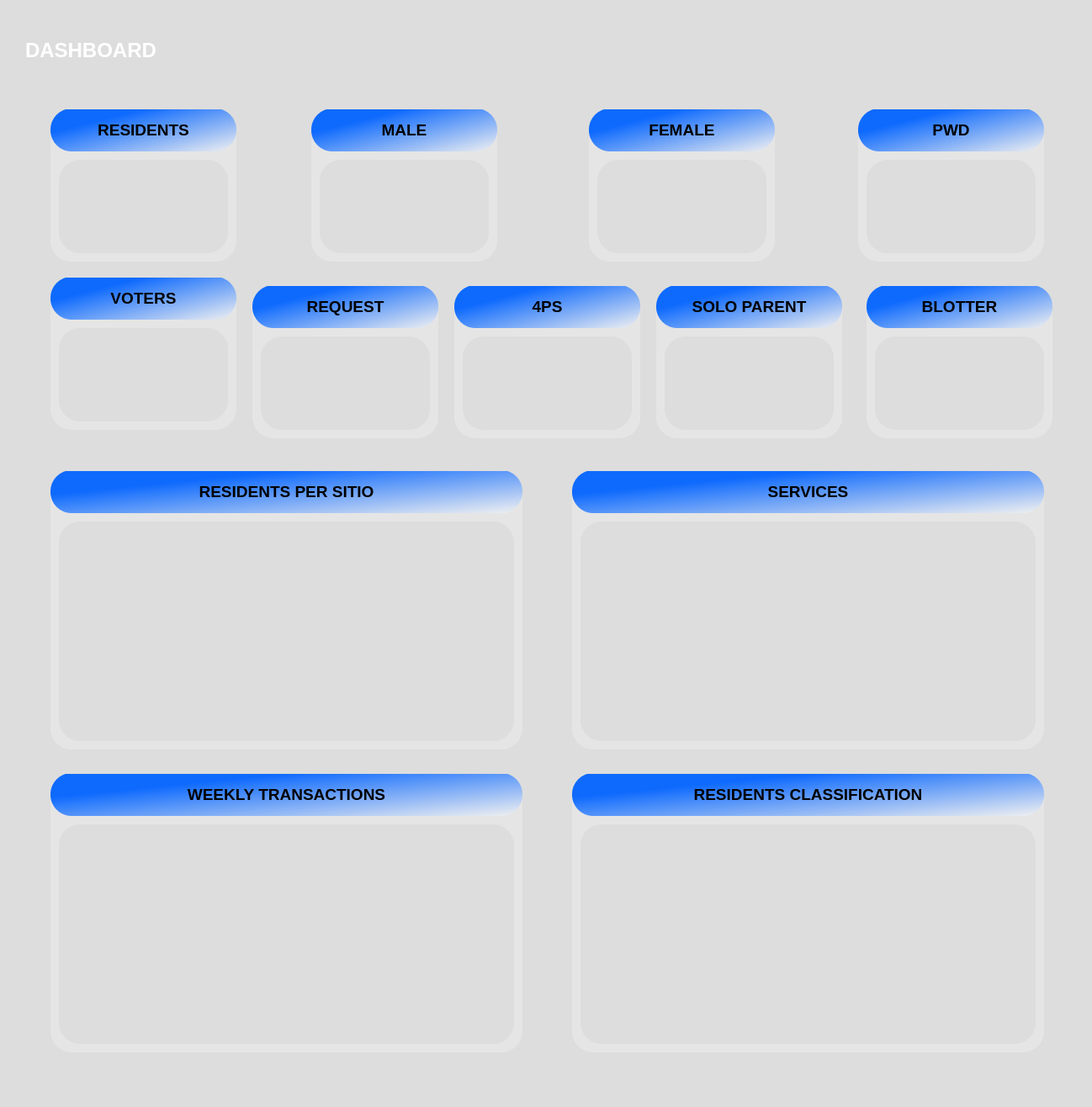
<?xml version="1.0" encoding="UTF-8"?>
<ui version="4.0">
 <class>BarangayDashboard</class>
 <widget class="QWidget" name="BarangayDashboard">
  <property name="geometry">
   <rect>
    <x>0</x>
    <y>0</y>
    <width>1298</width>
    <height>1316</height>
   </rect>
  </property>
  <property name="windowTitle">
   <string>Barangay Admin Dashboard</string>
  </property>
  <property name="styleSheet">
   <string notr="true">background-color: rgb(255, 255, 255);
background-color: rgb(221, 221, 221);</string>
  </property>
  <widget class="QFrame" name="frame">
   <property name="geometry">
    <rect>
     <x>30</x>
     <y>20</y>
     <width>1241</width>
     <height>1271</height>
    </rect>
   </property>
   <property name="styleSheet">
    <string notr="true">border-radius: 25px;</string>
   </property>
   <property name="frameShape">
    <enum>QFrame::NoFrame</enum>
   </property>
   <widget class="QLabel" name="label_3">
    <property name="geometry">
     <rect>
      <x>0</x>
      <y>0</y>
      <width>1211</width>
      <height>81</height>
     </rect>
    </property>
    <property name="styleSheet">
     <string notr="true">QLabel {
    background: qlineargradient(
        spread:pad,
        x1:0, y1:0,
        x2:0, y2:1,
        stop:0 #0d47a1,
        stop:1 #1976d2
    );
    border-radius: 0px;
}

QLabel {
    color: white;
    font-weight: bold;
}</string>
    </property>
    <property name="text">
     <string>&lt;html&gt;&lt;head/&gt;&lt;body&gt;&lt;p&gt;&lt;span style=&quot; font-size:18pt;&quot;&gt;DASHBOARD&lt;/span&gt;&lt;/p&gt;&lt;/body&gt;&lt;/html&gt;</string>
    </property>
   </widget>
   <widget class="QWidget" name="widget" native="true">
    <property name="geometry">
     <rect>
      <x>30</x>
      <y>110</y>
      <width>221</width>
      <height>181</height>
     </rect>
    </property>
    <property name="styleSheet">
     <string notr="true">background-color: rgb(229, 229, 229);</string>
    </property>
    <widget class="QLabel" name="label">
     <property name="geometry">
      <rect>
       <x>0</x>
       <y>-1</y>
       <width>221</width>
       <height>51</height>
      </rect>
     </property>
     <property name="styleSheet">
      <string notr="true">
QLabel{
	background-color: qlineargradient(spread:pad, x1:0.231, y1:0.310227, x2:1, y2:1, stop:0 rgba(0, 98, 255, 239), stop:1 rgba(240, 240, 240, 255));
}
</string>
     </property>
     <property name="text">
      <string>&lt;html&gt;&lt;head/&gt;&lt;body&gt;&lt;p align=&quot;center&quot;&gt;&lt;span style=&quot; font-size:14pt; font-weight:700;&quot;&gt;RESIDENTS&lt;/span&gt;&lt;/p&gt;&lt;/body&gt;&lt;/html&gt;</string>
     </property>
    </widget>
    <widget class="QLabel" name="label_5">
     <property name="geometry">
      <rect>
       <x>10</x>
       <y>60</y>
       <width>201</width>
       <height>111</height>
      </rect>
     </property>
     <property name="styleSheet">
      <string notr="true">background-color: rgb(221, 221, 221);
font: 11pt &quot;Sitka&quot;;
</string>
     </property>
     <property name="text">
      <string/>
     </property>
    </widget>
   </widget>
   <widget class="QWidget" name="widget_2" native="true">
    <property name="geometry">
     <rect>
      <x>340</x>
      <y>110</y>
      <width>221</width>
      <height>181</height>
     </rect>
    </property>
    <property name="styleSheet">
     <string notr="true">background-color: rgb(229, 229, 229);</string>
    </property>
    <widget class="QLabel" name="label_6">
     <property name="geometry">
      <rect>
       <x>0</x>
       <y>-1</y>
       <width>221</width>
       <height>51</height>
      </rect>
     </property>
     <property name="styleSheet">
      <string notr="true">
QLabel{
	background-color: qlineargradient(spread:pad, x1:0.231, y1:0.310227, x2:1, y2:1, stop:0 rgba(0, 98, 255, 239), stop:1 rgba(240, 240, 240, 255));
}
</string>
     </property>
     <property name="text">
      <string>&lt;html&gt;&lt;head/&gt;&lt;body&gt;&lt;p align=&quot;center&quot;&gt;&lt;span style=&quot; font-size:14pt; font-weight:700;&quot;&gt;MALE&lt;/span&gt;&lt;/p&gt;&lt;/body&gt;&lt;/html&gt;</string>
     </property>
    </widget>
    <widget class="QLabel" name="label_28">
     <property name="geometry">
      <rect>
       <x>10</x>
       <y>60</y>
       <width>201</width>
       <height>111</height>
      </rect>
     </property>
     <property name="styleSheet">
      <string notr="true">background-color: rgb(221, 221, 221);
font: 11pt &quot;Sitka&quot;;
</string>
     </property>
     <property name="text">
      <string/>
     </property>
    </widget>
   </widget>
   <widget class="QWidget" name="widget_3" native="true">
    <property name="geometry">
     <rect>
      <x>670</x>
      <y>110</y>
      <width>221</width>
      <height>181</height>
     </rect>
    </property>
    <property name="styleSheet">
     <string notr="true">background-color: rgb(229, 229, 229);</string>
    </property>
    <widget class="QLabel" name="label_7">
     <property name="geometry">
      <rect>
       <x>0</x>
       <y>-1</y>
       <width>221</width>
       <height>51</height>
      </rect>
     </property>
     <property name="styleSheet">
      <string notr="true">
QLabel{
	background-color: qlineargradient(spread:pad, x1:0.231, y1:0.310227, x2:1, y2:1, stop:0 rgba(0, 98, 255, 239), stop:1 rgba(240, 240, 240, 255));
}
</string>
     </property>
     <property name="text">
      <string>&lt;html&gt;&lt;head/&gt;&lt;body&gt;&lt;p align=&quot;center&quot;&gt;&lt;span style=&quot; font-size:14pt; font-weight:700;&quot;&gt;FEMALE&lt;/span&gt;&lt;/p&gt;&lt;/body&gt;&lt;/html&gt;</string>
     </property>
    </widget>
    <widget class="QLabel" name="label_29">
     <property name="geometry">
      <rect>
       <x>10</x>
       <y>60</y>
       <width>201</width>
       <height>111</height>
      </rect>
     </property>
     <property name="styleSheet">
      <string notr="true">background-color: rgb(221, 221, 221);
font: 11pt &quot;Sitka&quot;;
</string>
     </property>
     <property name="text">
      <string/>
     </property>
    </widget>
   </widget>
   <widget class="QWidget" name="widget_5" native="true">
    <property name="geometry">
     <rect>
      <x>990</x>
      <y>110</y>
      <width>221</width>
      <height>181</height>
     </rect>
    </property>
    <property name="styleSheet">
     <string notr="true">background-color: rgb(229, 229, 229);</string>
    </property>
    <widget class="QLabel" name="label_9">
     <property name="geometry">
      <rect>
       <x>0</x>
       <y>-1</y>
       <width>221</width>
       <height>51</height>
      </rect>
     </property>
     <property name="styleSheet">
      <string notr="true">
QLabel{
	background-color: qlineargradient(spread:pad, x1:0.231, y1:0.310227, x2:1, y2:1, stop:0 rgba(0, 98, 255, 239), stop:1 rgba(240, 240, 240, 255));
}
</string>
     </property>
     <property name="text">
      <string>&lt;html&gt;&lt;head/&gt;&lt;body&gt;&lt;p align=&quot;center&quot;&gt;&lt;span style=&quot; font-size:14pt; font-weight:700;&quot;&gt;PWD&lt;/span&gt;&lt;/p&gt;&lt;/body&gt;&lt;/html&gt;</string>
     </property>
    </widget>
    <widget class="QLabel" name="label_30">
     <property name="geometry">
      <rect>
       <x>10</x>
       <y>60</y>
       <width>201</width>
       <height>111</height>
      </rect>
     </property>
     <property name="styleSheet">
      <string notr="true">background-color: rgb(221, 221, 221);
font: 11pt &quot;Sitka&quot;;
</string>
     </property>
     <property name="text">
      <string/>
     </property>
    </widget>
   </widget>
   <widget class="QWidget" name="widget_6" native="true">
    <property name="geometry">
     <rect>
      <x>30</x>
      <y>310</y>
      <width>221</width>
      <height>181</height>
     </rect>
    </property>
    <property name="styleSheet">
     <string notr="true">background-color: rgb(229, 229, 229);</string>
    </property>
    <widget class="QLabel" name="label_10">
     <property name="geometry">
      <rect>
       <x>0</x>
       <y>-1</y>
       <width>221</width>
       <height>51</height>
      </rect>
     </property>
     <property name="styleSheet">
      <string notr="true">
QLabel{
	background-color: qlineargradient(spread:pad, x1:0.231, y1:0.310227, x2:1, y2:1, stop:0 rgba(0, 98, 255, 239), stop:1 rgba(240, 240, 240, 255));
}
</string>
     </property>
     <property name="text">
      <string>&lt;html&gt;&lt;head/&gt;&lt;body&gt;&lt;p align=&quot;center&quot;&gt;&lt;span style=&quot; font-size:14pt; font-weight:700;&quot;&gt;VOTERS&lt;/span&gt;&lt;/p&gt;&lt;/body&gt;&lt;/html&gt;</string>
     </property>
    </widget>
    <widget class="QLabel" name="label_31">
     <property name="geometry">
      <rect>
       <x>10</x>
       <y>60</y>
       <width>201</width>
       <height>111</height>
      </rect>
     </property>
     <property name="styleSheet">
      <string notr="true">background-color: rgb(221, 221, 221);
font: 11pt &quot;Sitka&quot;;
</string>
     </property>
     <property name="text">
      <string/>
     </property>
    </widget>
   </widget>
   <widget class="QWidget" name="widget_7" native="true">
    <property name="geometry">
     <rect>
      <x>270</x>
      <y>320</y>
      <width>221</width>
      <height>181</height>
     </rect>
    </property>
    <property name="styleSheet">
     <string notr="true">background-color: rgb(229, 229, 229);</string>
    </property>
    <widget class="QLabel" name="label_12">
     <property name="geometry">
      <rect>
       <x>0</x>
       <y>-1</y>
       <width>221</width>
       <height>51</height>
      </rect>
     </property>
     <property name="styleSheet">
      <string notr="true">
QLabel{
	background-color: qlineargradient(spread:pad, x1:0.231, y1:0.310227, x2:1, y2:1, stop:0 rgba(0, 98, 255, 239), stop:1 rgba(240, 240, 240, 255));
}
</string>
     </property>
     <property name="text">
      <string>&lt;html&gt;&lt;head/&gt;&lt;body&gt;&lt;p align=&quot;center&quot;&gt;&lt;span style=&quot; font-size:14pt; font-weight:700;&quot;&gt;REQUEST&lt;/span&gt;&lt;/p&gt;&lt;/body&gt;&lt;/html&gt;</string>
     </property>
    </widget>
    <widget class="QLabel" name="label_32">
     <property name="geometry">
      <rect>
       <x>10</x>
       <y>60</y>
       <width>201</width>
       <height>111</height>
      </rect>
     </property>
     <property name="styleSheet">
      <string notr="true">background-color: rgb(221, 221, 221);
font: 11pt &quot;Sitka&quot;;
</string>
     </property>
     <property name="text">
      <string/>
     </property>
    </widget>
   </widget>
   <widget class="QWidget" name="widget_8" native="true">
    <property name="geometry">
     <rect>
      <x>510</x>
      <y>320</y>
      <width>221</width>
      <height>181</height>
     </rect>
    </property>
    <property name="styleSheet">
     <string notr="true">background-color: rgb(229, 229, 229);</string>
    </property>
    <widget class="QLabel" name="label_13">
     <property name="geometry">
      <rect>
       <x>0</x>
       <y>-1</y>
       <width>221</width>
       <height>51</height>
      </rect>
     </property>
     <property name="styleSheet">
      <string notr="true">
QLabel{
	background-color: qlineargradient(spread:pad, x1:0.231, y1:0.310227, x2:1, y2:1, stop:0 rgba(0, 98, 255, 239), stop:1 rgba(240, 240, 240, 255));
}
</string>
     </property>
     <property name="text">
      <string>&lt;html&gt;&lt;head/&gt;&lt;body&gt;&lt;p align=&quot;center&quot;&gt;&lt;span style=&quot; font-size:14pt; font-weight:700;&quot;&gt;4PS&lt;/span&gt;&lt;/p&gt;&lt;/body&gt;&lt;/html&gt;</string>
     </property>
    </widget>
    <widget class="QLabel" name="label_33">
     <property name="geometry">
      <rect>
       <x>10</x>
       <y>60</y>
       <width>201</width>
       <height>111</height>
      </rect>
     </property>
     <property name="styleSheet">
      <string notr="true">background-color: rgb(221, 221, 221);
font: 11pt &quot;Sitka&quot;;
</string>
     </property>
     <property name="text">
      <string/>
     </property>
    </widget>
   </widget>
   <widget class="QWidget" name="widget_9" native="true">
    <property name="geometry">
     <rect>
      <x>750</x>
      <y>320</y>
      <width>221</width>
      <height>181</height>
     </rect>
    </property>
    <property name="styleSheet">
     <string notr="true">background-color: rgb(229, 229, 229);</string>
    </property>
    <widget class="QLabel" name="label_14">
     <property name="geometry">
      <rect>
       <x>0</x>
       <y>-1</y>
       <width>221</width>
       <height>51</height>
      </rect>
     </property>
     <property name="styleSheet">
      <string notr="true">
QLabel{
	background-color: qlineargradient(spread:pad, x1:0.231, y1:0.310227, x2:1, y2:1, stop:0 rgba(0, 98, 255, 239), stop:1 rgba(240, 240, 240, 255));
}
</string>
     </property>
     <property name="text">
      <string>&lt;html&gt;&lt;head/&gt;&lt;body&gt;&lt;p align=&quot;center&quot;&gt;&lt;span style=&quot; font-size:14pt; font-weight:700;&quot;&gt;SOLO PARENT&lt;/span&gt;&lt;/p&gt;&lt;/body&gt;&lt;/html&gt;</string>
     </property>
    </widget>
    <widget class="QLabel" name="label_34">
     <property name="geometry">
      <rect>
       <x>10</x>
       <y>60</y>
       <width>201</width>
       <height>111</height>
      </rect>
     </property>
     <property name="styleSheet">
      <string notr="true">background-color: rgb(221, 221, 221);
font: 11pt &quot;Sitka&quot;;
</string>
     </property>
     <property name="text">
      <string/>
     </property>
    </widget>
   </widget>
   <widget class="QWidget" name="widget_10" native="true">
    <property name="geometry">
     <rect>
      <x>1000</x>
      <y>320</y>
      <width>221</width>
      <height>181</height>
     </rect>
    </property>
    <property name="styleSheet">
     <string notr="true">background-color: rgb(229, 229, 229);</string>
    </property>
    <widget class="QLabel" name="label_16">
     <property name="geometry">
      <rect>
       <x>0</x>
       <y>-1</y>
       <width>221</width>
       <height>51</height>
      </rect>
     </property>
     <property name="styleSheet">
      <string notr="true">
QLabel{
	background-color: qlineargradient(spread:pad, x1:0.231, y1:0.310227, x2:1, y2:1, stop:0 rgba(0, 98, 255, 239), stop:1 rgba(240, 240, 240, 255));
}
</string>
     </property>
     <property name="text">
      <string>&lt;html&gt;&lt;head/&gt;&lt;body&gt;&lt;p align=&quot;center&quot;&gt;&lt;span style=&quot; font-size:14pt; font-weight:700;&quot;&gt;BLOTTER&lt;/span&gt;&lt;/p&gt;&lt;/body&gt;&lt;/html&gt;</string>
     </property>
    </widget>
    <widget class="QLabel" name="label_35">
     <property name="geometry">
      <rect>
       <x>10</x>
       <y>60</y>
       <width>201</width>
       <height>111</height>
      </rect>
     </property>
     <property name="styleSheet">
      <string notr="true">background-color: rgb(221, 221, 221);
font: 11pt &quot;Sitka&quot;;
</string>
     </property>
     <property name="text">
      <string/>
     </property>
    </widget>
   </widget>
   <widget class="QWidget" name="widget_11" native="true">
    <property name="geometry">
     <rect>
      <x>30</x>
      <y>540</y>
      <width>561</width>
      <height>331</height>
     </rect>
    </property>
    <property name="styleSheet">
     <string notr="true">background-color: rgb(229, 229, 229);</string>
    </property>
    <widget class="QLabel" name="label_17">
     <property name="geometry">
      <rect>
       <x>0</x>
       <y>-1</y>
       <width>561</width>
       <height>51</height>
      </rect>
     </property>
     <property name="styleSheet">
      <string notr="true">
QLabel{
	background-color: qlineargradient(spread:pad, x1:0.231, y1:0.310227, x2:1, y2:1, stop:0 rgba(0, 98, 255, 239), stop:1 rgba(240, 240, 240, 255));
}
</string>
     </property>
     <property name="text">
      <string>&lt;html&gt;&lt;head/&gt;&lt;body&gt;&lt;p align=&quot;center&quot;&gt;&lt;span style=&quot; font-size:14pt; font-weight:700;&quot;&gt;RESIDENTS PER SITIO&lt;/span&gt;&lt;/p&gt;&lt;/body&gt;&lt;/html&gt;</string>
     </property>
    </widget>
    <widget class="QLabel" name="label_36">
     <property name="geometry">
      <rect>
       <x>10</x>
       <y>60</y>
       <width>541</width>
       <height>261</height>
      </rect>
     </property>
     <property name="styleSheet">
      <string notr="true">background-color: rgb(221, 221, 221);
font: 11pt &quot;Sitka&quot;;
</string>
     </property>
     <property name="text">
      <string/>
     </property>
    </widget>
   </widget>
   <widget class="QWidget" name="widget_12" native="true">
    <property name="geometry">
     <rect>
      <x>650</x>
      <y>540</y>
      <width>561</width>
      <height>331</height>
     </rect>
    </property>
    <property name="styleSheet">
     <string notr="true">background-color: rgb(229, 229, 229);</string>
    </property>
    <widget class="QLabel" name="label_18">
     <property name="geometry">
      <rect>
       <x>0</x>
       <y>-1</y>
       <width>561</width>
       <height>51</height>
      </rect>
     </property>
     <property name="styleSheet">
      <string notr="true">
QLabel{
	background-color: qlineargradient(spread:pad, x1:0.231, y1:0.310227, x2:1, y2:1, stop:0 rgba(0, 98, 255, 239), stop:1 rgba(240, 240, 240, 255));
}
</string>
     </property>
     <property name="text">
      <string>&lt;html&gt;&lt;head/&gt;&lt;body&gt;&lt;p align=&quot;center&quot;&gt;&lt;span style=&quot; font-size:14pt; font-weight:700;&quot;&gt;SERVICES&lt;/span&gt;&lt;/p&gt;&lt;/body&gt;&lt;/html&gt;</string>
     </property>
    </widget>
    <widget class="QLabel" name="label_37">
     <property name="geometry">
      <rect>
       <x>10</x>
       <y>60</y>
       <width>541</width>
       <height>261</height>
      </rect>
     </property>
     <property name="styleSheet">
      <string notr="true">background-color: rgb(221, 221, 221);
font: 11pt &quot;Sitka&quot;;
</string>
     </property>
     <property name="text">
      <string/>
     </property>
    </widget>
   </widget>
   <widget class="QWidget" name="widget_13" native="true">
    <property name="geometry">
     <rect>
      <x>30</x>
      <y>900</y>
      <width>561</width>
      <height>331</height>
     </rect>
    </property>
    <property name="styleSheet">
     <string notr="true">background-color: rgb(229, 229, 229);</string>
    </property>
    <widget class="QLabel" name="label_19">
     <property name="geometry">
      <rect>
       <x>0</x>
       <y>-1</y>
       <width>561</width>
       <height>51</height>
      </rect>
     </property>
     <property name="styleSheet">
      <string notr="true">
QLabel{
	background-color: qlineargradient(spread:pad, x1:0.231, y1:0.310227, x2:1, y2:1, stop:0 rgba(0, 98, 255, 239), stop:1 rgba(240, 240, 240, 255));
}
</string>
     </property>
     <property name="text">
      <string>&lt;html&gt;&lt;head/&gt;&lt;body&gt;&lt;p align=&quot;center&quot;&gt;&lt;span style=&quot; font-size:14pt; font-weight:700;&quot;&gt;WEEKLY TRANSACTIONS&lt;/span&gt;&lt;/p&gt;&lt;/body&gt;&lt;/html&gt;</string>
     </property>
    </widget>
    <widget class="QLabel" name="label_38">
     <property name="geometry">
      <rect>
       <x>10</x>
       <y>60</y>
       <width>541</width>
       <height>261</height>
      </rect>
     </property>
     <property name="styleSheet">
      <string notr="true">background-color: rgb(221, 221, 221);
font: 11pt &quot;Sitka&quot;;
</string>
     </property>
     <property name="text">
      <string/>
     </property>
    </widget>
   </widget>
   <widget class="QWidget" name="widget_14" native="true">
    <property name="geometry">
     <rect>
      <x>650</x>
      <y>900</y>
      <width>561</width>
      <height>331</height>
     </rect>
    </property>
    <property name="styleSheet">
     <string notr="true">background-color: rgb(229, 229, 229);</string>
    </property>
    <widget class="QLabel" name="label_20">
     <property name="geometry">
      <rect>
       <x>0</x>
       <y>-1</y>
       <width>561</width>
       <height>51</height>
      </rect>
     </property>
     <property name="styleSheet">
      <string notr="true">
QLabel{
	background-color: qlineargradient(spread:pad, x1:0.231, y1:0.310227, x2:1, y2:1, stop:0 rgba(0, 98, 255, 239), stop:1 rgba(240, 240, 240, 255));
}
</string>
     </property>
     <property name="text">
      <string>&lt;html&gt;&lt;head/&gt;&lt;body&gt;&lt;p align=&quot;center&quot;&gt;&lt;span style=&quot; font-size:14pt; font-weight:700;&quot;&gt;RESIDENTS CLASSIFICATION&lt;/span&gt;&lt;/p&gt;&lt;/body&gt;&lt;/html&gt;</string>
     </property>
    </widget>
    <widget class="QLabel" name="label_39">
     <property name="geometry">
      <rect>
       <x>10</x>
       <y>60</y>
       <width>541</width>
       <height>261</height>
      </rect>
     </property>
     <property name="styleSheet">
      <string notr="true">background-color: rgb(221, 221, 221);
font: 11pt &quot;Sitka&quot;;
</string>
     </property>
     <property name="text">
      <string/>
     </property>
    </widget>
   </widget>
  </widget>
 </widget>
 <resources/>
 <connections/>
</ui>
